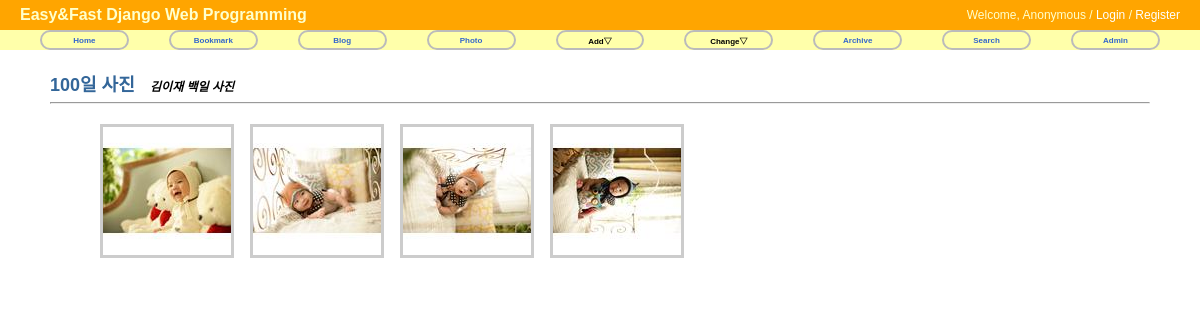
The app's page /photo/ with its own data.
### photo/models.py (models this page shows, shortened)
@python_2_unicode_compatible
class Album(models.Model):
	name = models.CharField(max_length=50)
	description = models.CharField('One Line Description', max_length=100, blank=True)
	owner = models.ForeignKey(User, null=True)
	class Meta:
		ordering = ['name']

@python_2_unicode_compatible
class Photo(models.Model):
	album = models.ForeignKey(Album)
	title = models.CharField(max_length=50)
	image = ThumbnailImageField(upload_to='photo/%Y/%m')
	description = models.TextField('Photo Description', blank=True)
	upload_date = models.DateTimeField('Upload Data', auto_now_add=True)
	owner = models.ForeignKey(User, null=True)
	class Meta:
		ordering = ['title']
	def get_absolute_url(self):
		return reverse('photo:photo_detail', args=(self.id,))

### photo/views.py (the view)
class AlbumLV(ListView):
    model = Album

### photo/fields.py (called while the page is built)
def _add_thumb(s):
	parts = s.split(".")
	parts.insert(-1, "thumb")
	if parts[-1].lower() not in ['jpeg', 'jpg']:
		parts[-1] = 'jpg'
	return ".".join(parts)

	def _get_thumb_url(self):
		return _add_thumb(self.url)

### photo/templates/photo/album_list.html (shortened to what this page needs)
{% extends "base.html" %}
{% load staticfiles %}
{% block extrastyle %}{% static "photo/photo.css" %}{% endblock %}
{% block content %}
<div id="content">
    {% for item in object_list %}
    <div class="clear_float">
        <h2 style="display:inline"><a href="{% url 'photo:album_detail' item.id %}">{{ item.name }}</a></h2>
        &emsp;<b><i>{{ item.description }}</i></b>
    </div>
    <hr/>
    <div class="album-list">
        {% for photo in item.photo_set.all|slice:":5" %}
        <div class="album-list-photo">
            <a href="{{ photo.get_absolute_url }}">
            <img class="thumbnail" src="{{ photo.image.thumb_url }}" />
            </a>
        </div>
        {% endfor %}
    </div>
    {% endfor %}
</div>
{% endblock %}

### static/css/base.css (style rules this page uses)
body { font-family: "Lucida Grande", Verdana, Arial, sans-serif; font-size: 12px; }
div#content { position: absolute; top: 70px; left: 50px; right: 50px; }
a:link, a:visited { color: #369; text-decoration: none; }

### photo/static/photo/photo.css (style rules this page uses)
div.album-list { margin: 20px 50px; }
div.album-list-photo { float: left; width: 150px; height: 180px; }
img.thumbnail { border:3px solid #ccc; }
div.clear_float { clear: both; }

### records on screen
Album: name "100일 사진", description "김이재 백일 사진"
Photo: shows a picture
Photo: shows a picture
Photo: shows a picture
Photo: shows a picture
